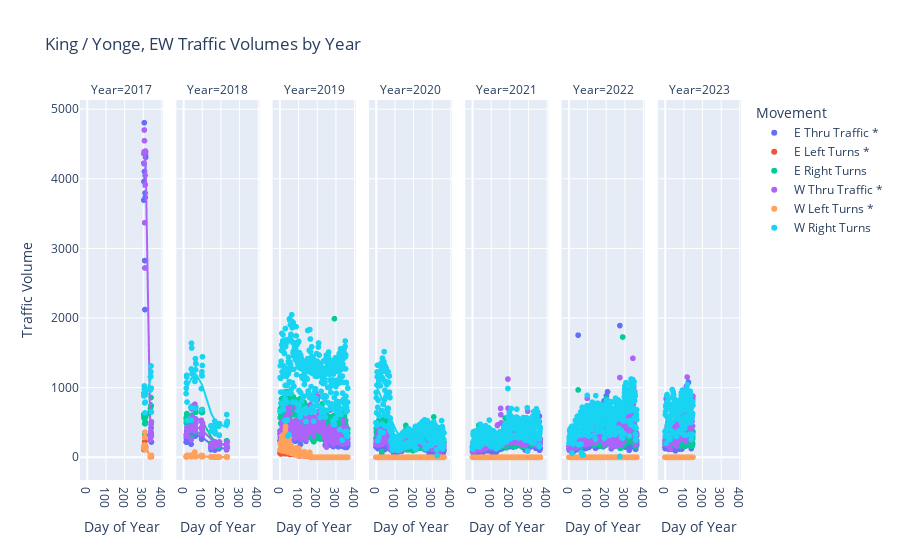

Notebook cell for this chart:
### Code cell
fig = px.scatter(results, 
                 x="doy", 
                 y=["e_thru_vol", "e_left_vol", "e_right_vol", "w_thru_vol", "w_left_vol", "w_right_vol"], 
                 custom_data = "date", 
                 labels={
                     "doy" : "Day of Year", 
                     "value" : "Traffic Volume", 
                     "variable" : "Movement",
                     "year" : "Year"}, 
                 trendline="lowess", 
                 trendline_options=dict(frac=0.6),
                 facet_col="year",
                 title=titles_dict[intersection_uid] + " by Year")

fig.for_each_trace(lambda t: t.update(name = labels_dict[intersection_uid][t.name], 
                                      legendgroup = labels_dict[intersection_uid][t.name], 
                                      hovertemplate = t.hovertemplate.replace(t.name, labels_dict[intersection_uid][t.name]) + "<br>Date=%{customdata}"))
fig.show()
